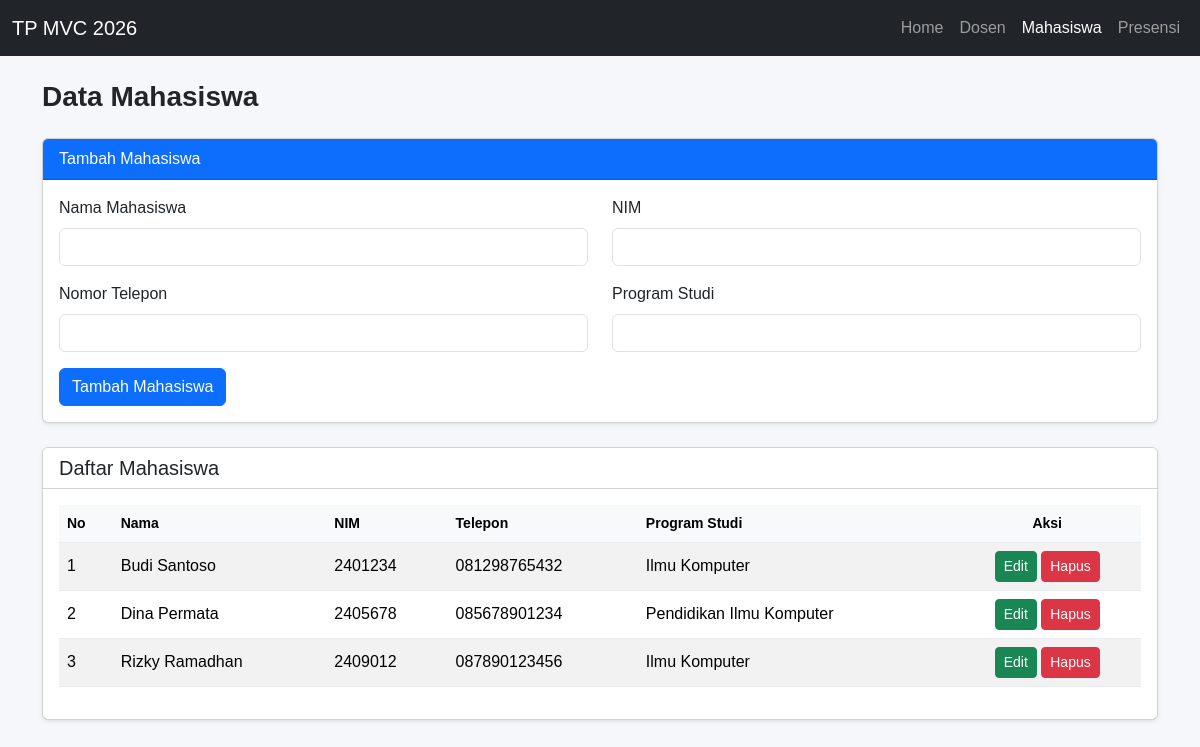
Screenshot of /Project/index.php?controller=student with the database file from the repository.
### tables this page shows
CREATE TABLE students(
    id_student INT AUTO_INCREMENT PRIMARY KEY,
    name VARCHAR(100) NOT NULL,
    nim VARCHAR(30) NOT NULL,
    phone VARCHAR(20) NOT NULL,
    prodi VARCHAR(100)
);

### Project/controllers/StudentController.php (called while the page is built, shortened)
<?php
include_once(__DIR__ . "/../models/DB.php");
include_once(__DIR__ . "/../views/StudentView.php");
class StudentController {
    private $student;
    function __construct() {
        $this->student = new Student("localhost", "root", "", "tp_mvc26");
    }
    public function index() {
        $this->student->open();
        $this->student->getStudent();
        $data = array();
        while ($row = $this->student->getResult()) {
            array_push($data, $row);
        }
        $view = new StudentView();
        $view->render($data);
    }
}
?>

### Project/models/DB.php (called while the page is built, shortened)
<?php
class DB {
    public string $db_host = "";
    public string $db_user = "";
    public string $db_pass = "";
    public string $db_name = "";
    public mysqli|false|null $db_link = null;
    function __construct(string $db_host, string $db_user, string $db_pass, string $db_name) {
        $this->db_host = $db_host;
        $this->db_user = $db_user;
        $this->db_pass = $db_pass;
        $this->db_name = $db_name;
    }
    function open() {
        $this->db_link = mysqli_connect($this->db_host, $this->db_user, $this->db_pass, $this->db_name);
    }
    function execute(string $query) {
        $this->result = mysqli_query($this->db_link, $query);
        return $this->result;
    }
    function close() {
        if ($this->db_link instanceof mysqli) {
            $this->db_link = null;
        }
    }
}
?>

### Project/models/Student.php (called while the page is built, shortened)
<?php
class Student extends DB {
    function getStudent() {
        $query = "SELECT * FROM students";
        return $this->execute($query);
    }
}
?>

### Project/views/StudentView.php (the view, shortened to what this page needs)
<?php
class StudentView {
    public function render($data) {
        $no = 1;
?>
<!DOCTYPE html>
<html lang="id">
<head>
    <link href="https://cdn.jsdelivr.net/npm/bootstrap@5.3.3/dist/css/bootstrap.min.css" rel="stylesheet">
    <link rel="stylesheet" href="assets/css/style.css">
</head>
<body>
    <nav class="navbar navbar-expand-lg navbar-dark bg-dark">
        <div class="container-fluid">
            <a class="navbar-brand" href="index.php">TP MVC 2026</a>
            <div class="navbar-nav">
                <a class="nav-link" href="index.php">Home</a>
                <a class="nav-link" href="index.php?controller=lecturer">Dosen</a>
                <a class="nav-link active" href="index.php?controller=student">Mahasiswa</a>
                <a class="nav-link" href="index.php?controller=attendance">Presensi</a>
            </div>
        </div>
    </nav>
    <div class="container my-4">
        <h1 class="mb-4">Data Mahasiswa</h1>
        <div class="card mb-4 shadow-sm">
            <div class="card-header bg-primary text-white">
                Tambah Mahasiswa
            </div>
            <div class="card-body">
                <form action="index.php?controller=student&action=add" method="POST">
                    <div class="row">
                        <div class="col-md-6 mb-3">
                            <label class="form-label">Nama Mahasiswa</label>
                            <input type="text" name="name" class="form-control" required>
                        </div>
                        <div class="col-md-6 mb-3">
                            <label class="form-label">NIM</label>
                            <input type="text" name="nim" class="form-control" required>
                        </div>
                        <div class="col-md-6 mb-3">
                            <label class="form-label">Nomor Telepon</label>
                            <input type="text" name="phone" class="form-control" required>
                        </div>
                        <div class="col-md-6 mb-3">
                            <label class="form-label">Program Studi</label>
                            <input type="text" name="prodi" class="form-control">
                        </div>
                    </div>
                    <button type="submit" class="btn btn-primary">
                        Tambah Mahasiswa
                    </button>
                </form>
            </div>
        </div>
        <div class="card shadow-sm">
            <div class="card-header bg-white">
                <h5 class="mb-0">Daftar Mahasiswa</h5>
            </div>
            <div class="card-body">
                <div class="table-responsive">
                    <table class="table table-striped table-hover align-middle">
                        <thead class="table-light">
                            <tr>
                                <th>No</th>
                                <th>Nama</th>
                                <th>NIM</th>
                                <th>Telepon</th>
                                <th>Program Studi</th>
                                <th class="text-center">Aksi</th>
                            </tr>
                        </thead>
                        <tbody>
                            <?php
                            foreach ($data as $val) {
                                $id_student = htmlspecialchars($val['id_student'], ENT_QUOTES, 'UTF-8');
                                $name = htmlspecialchars($val['name'], ENT_QUOTES, 'UTF-8');
                                $nim = htmlspecialchars($val['nim'], ENT_QUOTES, 'UTF-8');
                                $phone = htmlspecialchars($val['phone'], ENT_QUOTES, 'UTF-8');
                                $prodi = htmlspecialchars($val['prodi'] ?? '', ENT_QUOTES, 'UTF-8');
                            ?>
                            <tr>
                                <td><?= $no++ ?></td>
                                <td><?= $name ?></td>
                                <td><?= $nim ?></td>
                                <td><?= $phone ?></td>
                                <td><?= $prodi ?></td>
                                <td class="text-center">
                                    <button type="button" class="btn btn-success btn-sm"
                                        data-bs-toggle="modal"
                                        data-bs-target="#edit<?= $id_student ?>">
                                        Edit
                                    </button>
                                    <form action="index.php?controller=student&action=delete"
                                        method="POST" class="d-inline"
                                        onsubmit="return confirm('Yakin ingin menghapus data mahasiswa ini?')">
                                        <button type="submit" class="btn btn-danger btn-sm">
                                            Hapus
                                        </button>
                                    </form>
                                </td>
                            </tr>
                            <?php
                            }
                            ?>
                        </tbody>
                    </table>
                </div>
            </div>
        </div>
    </div>
</body>
</html>
<?php
    }
}
?>

### Project/assets/css/style.css (style rules this page uses)
body { background-color: #f5f7fa; font-family: Arial, sans-serif; color: #343a40; }
.container { margin-top: 35px; margin-bottom: 35px; }
h1 { font-size: 28px; font-weight: 700; margin-bottom: 25px; color: #212529; }
table { width: 100%; border-collapse: collapse; }
th, td { padding: 13px 15px; text-align: left; border-bottom: 1px solid #e9ecef; vertical-align: middle; }
th { background-color: #f1f4f8; color: #343a40; font-weight: 600; font-size: 14px; }
td form { margin-bottom: 8px; }
td button { padding: 7px 13px; border: none; border-radius: 5px; cursor: pointer; transition: background-color 0.2s; }
td form:last-child button { background-color: #dc3545; color: white; }

### rows the page displays
students: name "Budi Santoso", nim "2401234", phone "081298765432", prodi "Ilmu Komputer"
students: name "Dina Permata", nim "2405678", phone "085678901234", prodi "Pendidikan Ilmu Komputer"
students: name "Rizky Ramadhan", nim "2409012", phone "087890123456", prodi "Ilmu Komputer"
